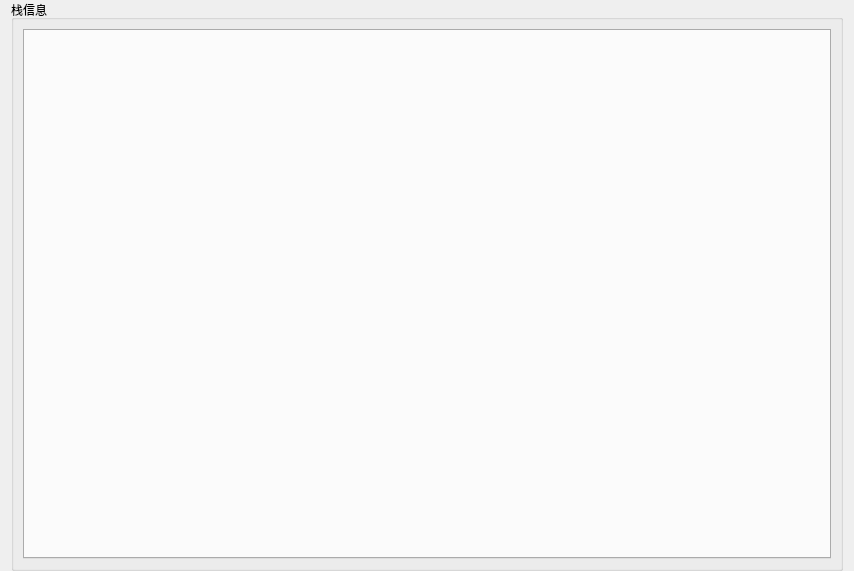
<?xml version="1.0" encoding="UTF-8"?>
<ui version="4.0">
 <class>SeerStackManagerWidgetForm</class>
 <widget class="QWidget" name="SeerStackManagerWidgetForm">
  <property name="geometry">
   <rect>
    <x>0</x>
    <y>0</y>
    <width>854</width>
    <height>571</height>
   </rect>
  </property>
  <property name="windowTitle">
   <string>Form</string>
  </property>
  <layout class="QGridLayout" name="gridLayout_2">
   <property name="topMargin">
    <number>0</number>
   </property>
   <property name="bottomMargin">
    <number>0</number>
   </property>
   <item row="0" column="0">
    <widget class="QGroupBox" name="groupBox">
     <property name="title">
      <string>栈信息</string>
     </property>
     <layout class="QGridLayout" name="gridLayout">
      <item row="0" column="0">
       <widget class="QDetachTabWidget" name="tabWidget">
        <property name="currentIndex">
         <number>-1</number>
        </property>
       </widget>
      </item>
     </layout>
    </widget>
   </item>
  </layout>
 </widget>
 <customwidgets>
  <customwidget>
   <class>QDetachTabWidget</class>
   <extends>QTabWidget</extends>
   <header location="global">QDetachTabWidget.h</header>
   <container>1</container>
  </customwidget>
 </customwidgets>
 <resources/>
 <connections/>
</ui>
